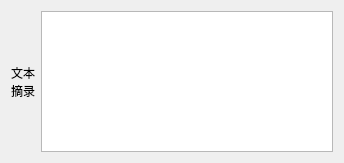
<?xml version="1.0" encoding="UTF-8"?>
<ui version="4.0">
 <class>ControlWidTXT</class>
 <widget class="QWidget" name="ControlWidTXT">
  <property name="geometry">
   <rect>
    <x>0</x>
    <y>0</y>
    <width>344</width>
    <height>163</height>
   </rect>
  </property>
  <property name="windowTitle">
   <string>Form</string>
  </property>
  <layout class="QGridLayout" name="gridLayout">
   <item row="0" column="0">
    <widget class="QLabel" name="label">
     <property name="text">
      <string>文本
摘录</string>
     </property>
    </widget>
   </item>
   <item row="0" column="1">
    <widget class="QPlainTextEdit" name="plainTextEdit"/>
   </item>
  </layout>
 </widget>
 <resources/>
 <connections/>
</ui>
